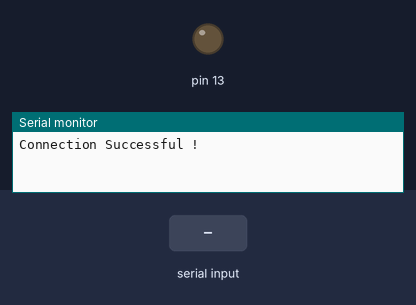
Bench run of a sketch on a simulated Arduino Uno, built with avr-gcc and run on an emulated ATmega328P. Parts: output pins drawn as LEDs (lit = HIGH), the last lines printed to the serial monitor. Inputs (shaded band) come from the test bench.

Above: at 1.2 s.
1.3 s: "a" received over Serial
At 2.5 s:
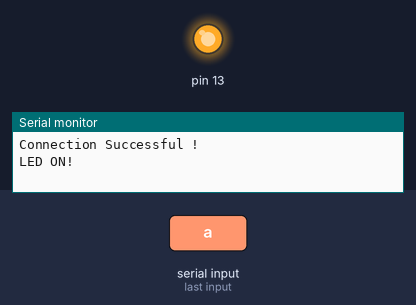
2.8 s: "b" received over Serial
At 4.2 s:
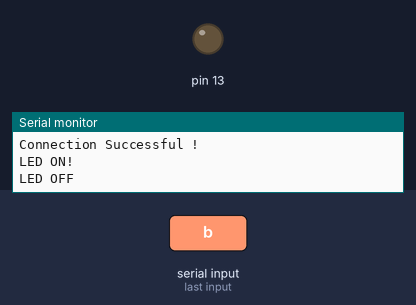
Timing chart, 0 to 5.8 s (numbered marks = the images above; inputs shaded):
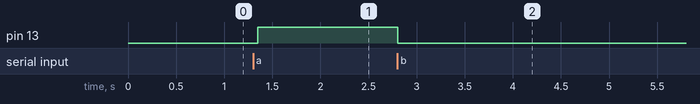

The sketch:

bluetooth_led.ino
```cpp
void setup()
{
  pinMode(13, OUTPUT);
  Serial.begin(9600); // serial connection begins!!
  Serial.println("Connection Successful !");
}

void loop()
{
   if(Serial.available()>0)
   {
      int data= Serial.read(); // reading the data received from the bluetooth module
      switch(data)
      {
        case 'a': LEDON();break; // when a is pressed on the app on your smart phone
        case 'b': LEDOFF();break; // when b is pressed on the app on your smart phone
        default : break;
      }
   }
   delay(50);
}

void LEDON() // function when 'a' is pressed
{
  Serial.println("LED ON!");
  digitalWrite(13,HIGH); // onboard led on
}

void LEDOFF() // function when 'b' is presse
{
  Serial.println("LED OFF"); // onboard led off
  digitalWrite(13,LOW);
}
```

Measured:
- after the input at 1.3 s, pin 13: LOW → HIGH after 0.05 s
- after the input at 2.8 s, pin 13: HIGH → LOW at once
